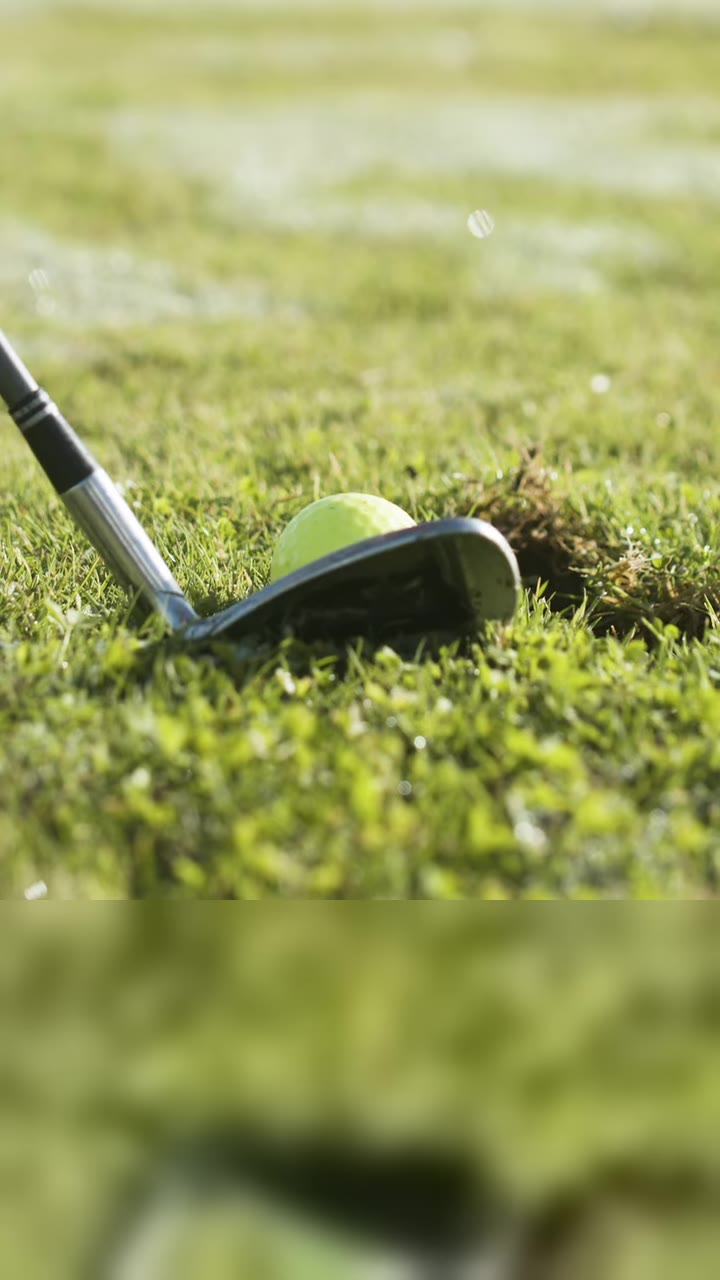
#> input picture website/tools/fixtures/chip.jpg, 720 x 1280 px
$ python contact.py fixtures/chip.jpg fixtures/forehand.jpg 5 5
#> lines starting #> are read from the running program, lines starting #| are printed output that depends on the picture
import sys, math
from PIL import Image
src, out, cols = sys.argv[1], sys.argv[2], int(sys.argv[3])
im = Image.open(src).convert('RGB')
#> im is the input picture: PIL image 720x1280 RGB; mean R, G, B 151.7, 157.2, 91.9
seg = math.ceil(im.height / cols)
#> seg = 256
gap = 16
sheet = Image.new('RGB', (cols * im.width + (cols + 1) * gap, seg + 2 * gap), '#8A8A90')
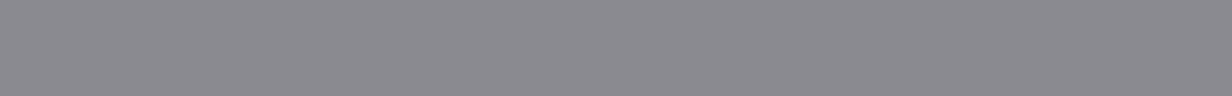
#> sheet: PIL image 3696x288 RGB (shown at 1/3 size); mean R, G, B 138, 138, 144
for i in range(cols):
    part = im.crop((0, i * seg, im.width, min(im.height, (i + 1) * seg)))
    sheet.paste(part, (gap + i * (im.width + gap), gap))
#> this loop made 5 passes
#> pass 1, `part = im.crop((0, i * seg, im.width, min(im.height, (i + 1) * seg)))`:
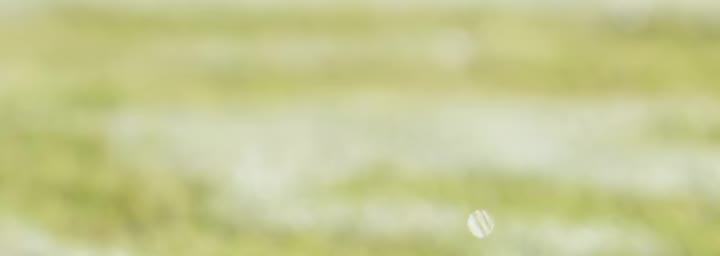
#> part: PIL image 720x256 RGB; mean R, G, B 197.3, 200.2, 144.6
#> pass 2, `part = im.crop((0, i * seg, im.width, min(im.height, (i + 1) * seg)))`:
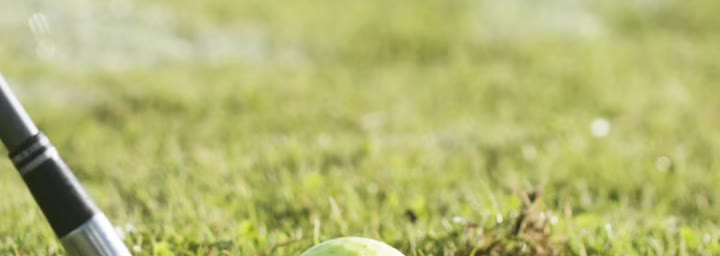
#> part: PIL image 720x256 RGB; mean R, G, B 179.8, 183.2, 113.4
#> pass 3, `part = im.crop((0, i * seg, im.width, min(im.height, (i + 1) * seg)))`:
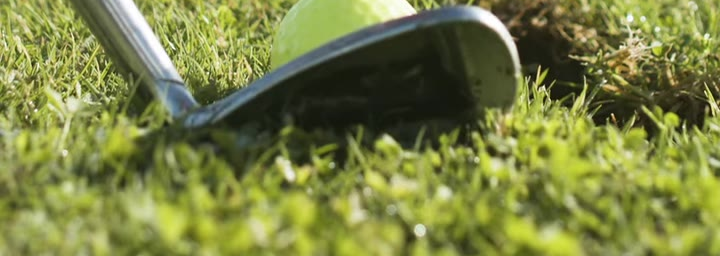
#> part: PIL image 720x256 RGB; mean R, G, B 122.8, 130.1, 67.8
#> after the loop:
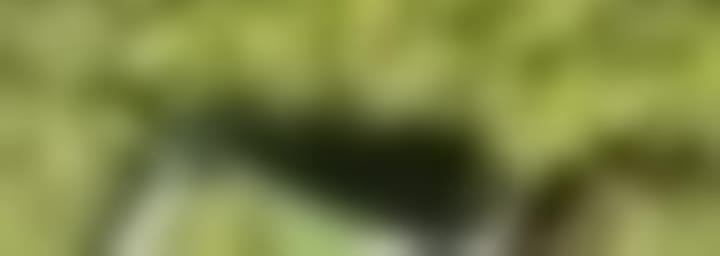
#> part: PIL image 720x256 RGB; mean R, G, B 122.3, 129.7, 67.5
#> after the loop:
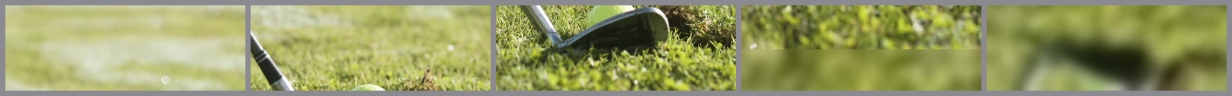
#> sheet: PIL image 3696x288 RGB (shown at 1/3 size); mean R, G, B 149.8, 154.7, 98.9
maxw = int(sys.argv[4]) if len(sys.argv) > 4 else 2000
if sheet.width > maxw:
#> (the run stopped early here; a loop or call above may not have finished)

$ run again, on website/tools/fixtures/rider.jpg
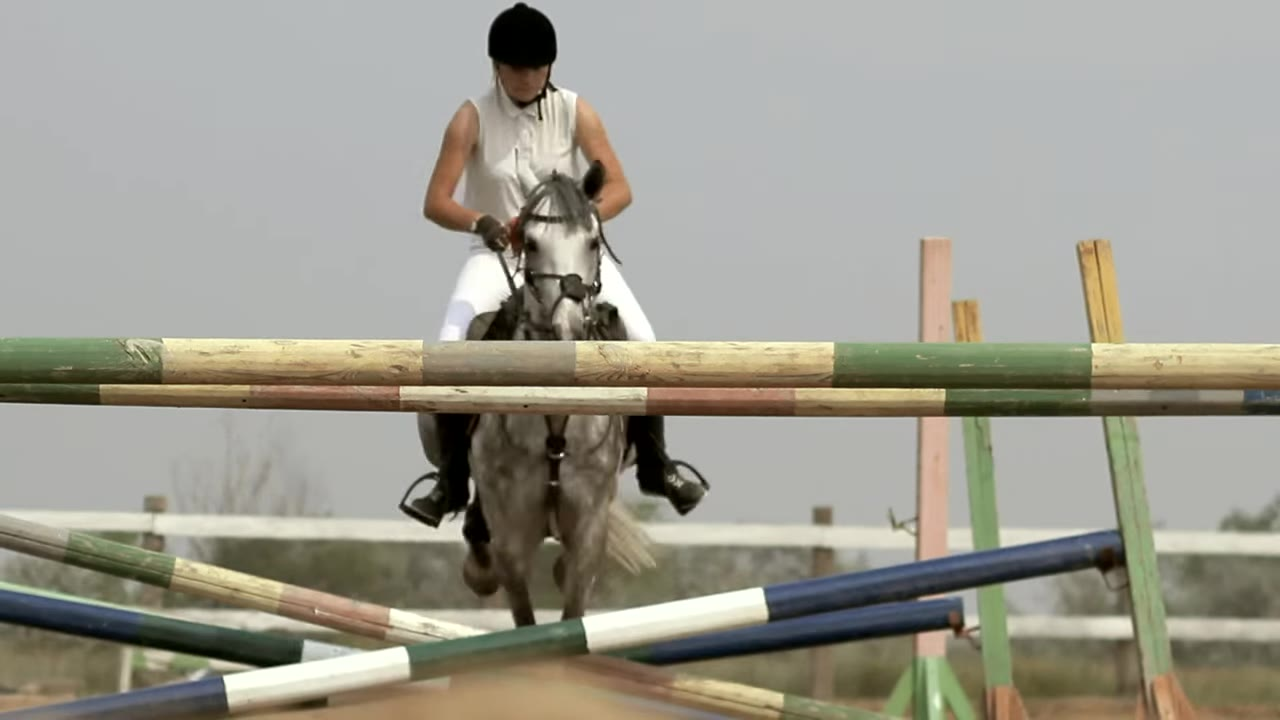
#> input picture website/tools/fixtures/rider.jpg, 1280 x 720 px
#> im is the input picture: PIL image 1280x720 RGB; mean R, G, B 156.9, 154.7, 143.3
#> after the loop `for i in range(cols):`:
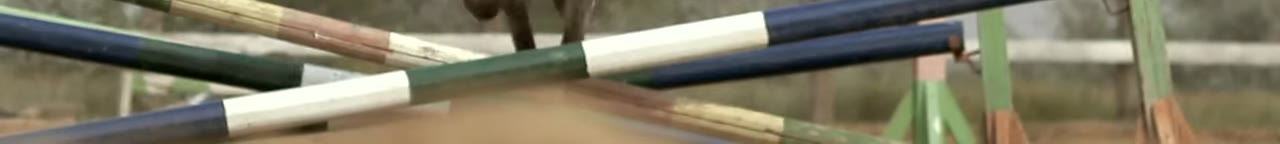
#> part: PIL image 1280x144 RGB; mean R, G, B 127.4, 122.2, 100.7
#> after the loop `for i in range(cols):`:
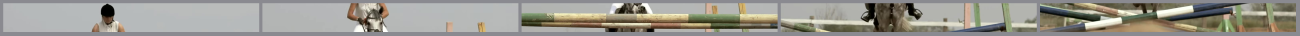
#> sheet: PIL image 6496x176 RGB (shown at 1/5 size); mean R, G, B 153.2, 151.5, 143.4

$ run again, on website/tools/fixtures/swing.jpg
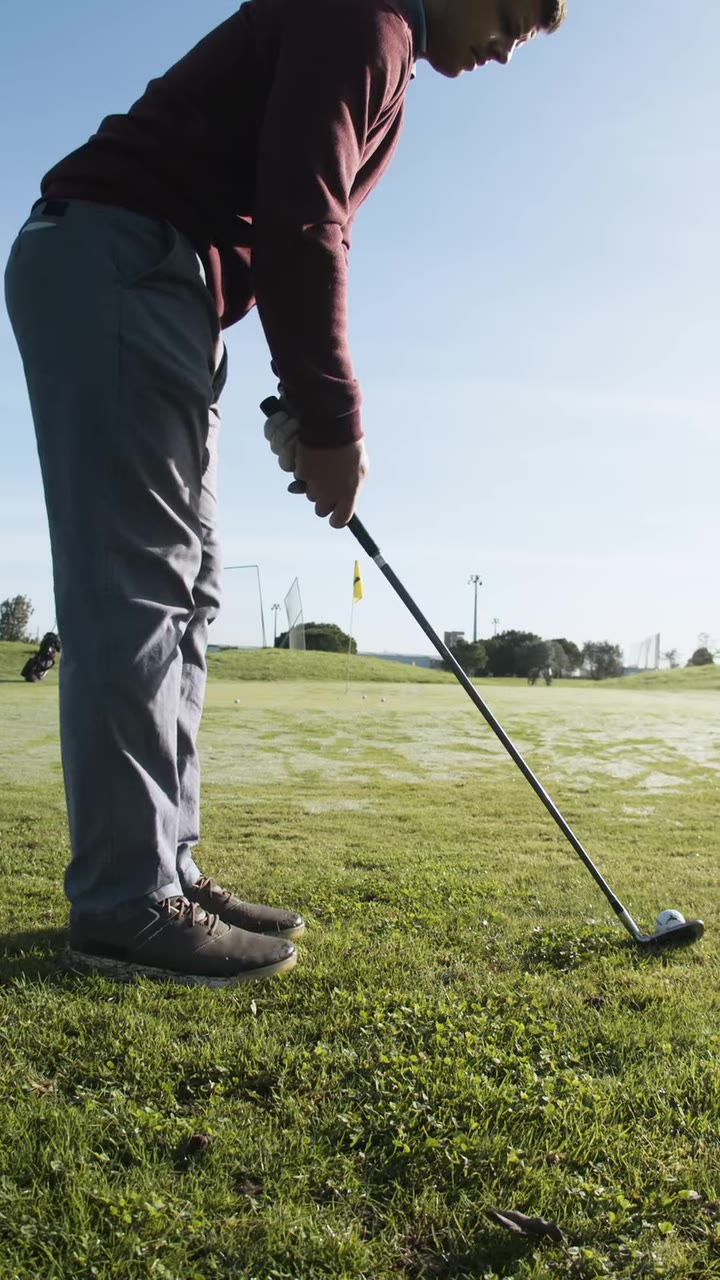
#> input picture website/tools/fixtures/swing.jpg, 720 x 1280 px
#> im is the input picture: PIL image 720x1280 RGB; mean R, G, B 126.5, 132.8, 117.5
#> after the loop `for i in range(cols):`:
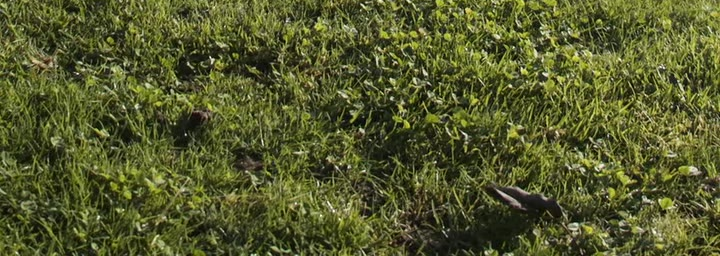
#> part: PIL image 720x256 RGB; mean R, G, B 85, 90, 44.4
#> after the loop `for i in range(cols):`:
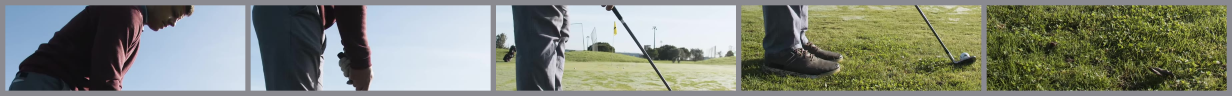
#> sheet: PIL image 3696x288 RGB (shown at 1/3 size); mean R, G, B 128, 133.5, 121.1
